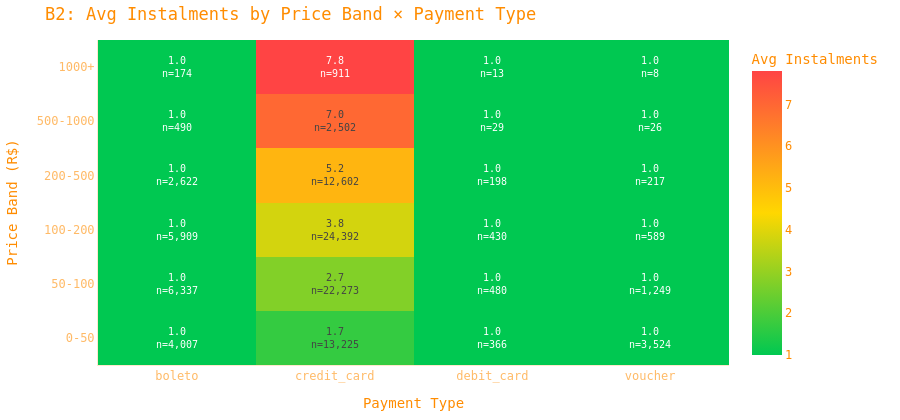

Source (notebook cell):
### Markdown cell above
### B2: Price band segments have distinct payment profiles
**Hypothesis:** Budget shoppers (0–50) lean debit/voucher; premium (1000+) lean credit card with 6+ instalments.  
**Test:** Heatmap — price band vs payment type (avg instalments as colour).

### Code cell
# B2: Heatmap — price band × payment type (colour = avg instalments, annotation = count)
b2 = (
    mart_df
    .groupby(["price_band", "payment_type"])
    .agg(
        avg_instalments=("payment_installments", "mean"),
        count=("payment_key", "count"),
        avg_value=("payment_value", "mean"),
    )
    .round(2)
    .reset_index()
)

# Pivot for heatmap
hm_inst = b2.pivot(index="price_band", columns="payment_type", values="avg_instalments").reindex(BAND_ORDER)
hm_count = b2.pivot(index="price_band", columns="payment_type", values="count").reindex(BAND_ORDER)

# Build annotation text — use a plain object-dtype DataFrame (not Float64 copy)
annotations = pd.DataFrame("", index=hm_inst.index, columns=hm_inst.columns)
for col in annotations.columns:
    for idx in annotations.index:
        inst_val = hm_inst.loc[idx, col]
        cnt_val = hm_count.loc[idx, col]
        if pd.notna(inst_val):
            annotations.loc[idx, col] = f"{inst_val:.1f}<br>n={int(cnt_val):,}"

fig = go.Figure(data=go.Heatmap(
    z=hm_inst.values,
    x=hm_inst.columns.tolist(),
    y=hm_inst.index.tolist(),
    text=annotations.values,
    texttemplate="%{text}",
    textfont=dict(size=10),
    colorscale=[[0, COLORS["green"]], [0.5, COLORS["gold"]], [1, COLORS["red"]]],
    colorbar=dict(title="Avg Instalments"),
    hoverongaps=False,
))
fig.update_layout(**layout(
    title="B2: Avg Instalments by Price Band × Payment Type",
    height=420,
    xaxis_title="Payment Type",
    yaxis_title="Price Band (R$)",
))
fig.show()

### Figure 1 — Plotly figure (JSON) as saved in the notebook; plotly's stock layout.template omitted (floating-point values rounded to 4 significant figures)
{"data": [{"colorbar": {"title": {"text": "Avg Instalments"}}, "colorscale": [[0, "#00C851"], [0.5, "#FFD700"], [1, "#FF4444"]], "hoverongaps": false, "text": [["1.0<br>n=4,007", "1.7<br>n=13,225", "1.0<br>n=366", "1.0<br>n=3,524"], ["1.0<br>n=6,337", "2.7<br>n=22,273", "1.0<br>n=480", "1.0<br>n=1,249"], ["1.0<br>n=5,909", "3.8<br>n=24,392", "1.0<br>n=430", "1.0<br>n=589"], ["1.0<br>n=2,622", "5.2<br>n=12,602", "1.0<br>n=198", "1.0<br>n=217"], ["1.0<br>n=490", "7.0<br>n=2,502", "1.0<br>n=29", "1.0<br>n=26"], ["1.0<br>n=174", "7.8<br>n=911", "1.0<br>n=13", "1.0<br>n=8"]], "textfont": {"size": 10}, "texttemplate": "%{text}", "type": "heatmap", "x": ["boleto", "credit_card", "debit_card", "voucher"], "y": ["0-50", "50-100", "100-200", "200-500", "500-1000", "1000+"], "z": [[1.0, 1.69, 1.0, 1.0], [1.0, 2.73, 1.0, 1.0], [1.0, 3.82, 1.0, 1.0], [1.0, 5.18, 1.0, 1.0], [1.0, 6.96, 1.0, 1.0], [1.0, 7.8, 1.0, 1.0]]}], "layout": {"colorway": ["#FF8C00", "#FFD700", "#00C851", "#FF4444", "#00BFFF", "#BF00FF", "#FF69B4"], "font": {"color": "#FF8C00", "family": "Space Mono, monospace", "size": 12}, "height": 420, "legend": {"bgcolor": "rgba(0,0,0,0)", "font": {"color": "rgba(255,140,0,0.7)"}}, "margin": {"b": 40, "l": 40, "r": 20, "t": 40}, "paper_bgcolor": "rgba(0,0,0,0)", "plot_bgcolor": "rgba(8,4,0,0.85)", "title": {"text": "B2: Avg Instalments by Price Band × Payment Type"}, "xaxis": {"gridcolor": "rgba(255,140,0,0.08)", "linecolor": "rgba(255,140,0,0.2)", "tickfont": {"color": "rgba(255,140,0,0.6)"}, "title": {"text": "Payment Type"}, "zerolinecolor": "rgba(255,140,0,0.15)"}, "yaxis": {"gridcolor": "rgba(255,140,0,0.08)", "linecolor": "rgba(255,140,0,0.2)", "tickfont": {"color": "rgba(255,140,0,0.6)"}, "title": {"text": "Price Band (R$)"}, "zerolinecolor": "rgba(255,140,0,0.15)"}}}
